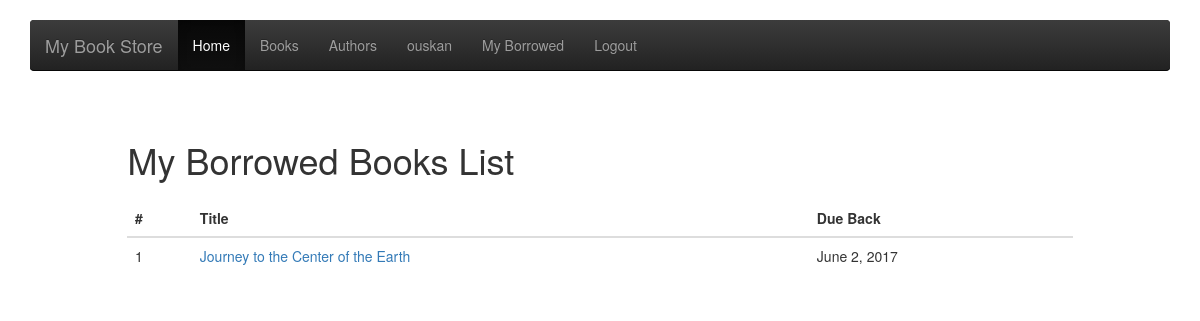
/catalog/mybooks/ (signed in), run on the app's committed database.
### catalog/models.py (models this page shows, shortened)
class BookInstance(models.Model):
    id = models.UUIDField(primary_key=True, default=uuid.uuid4, help_text="Unique ID for this particular book across whole library")
    book = models.ForeignKey('Book', on_delete=models.SET_NULL, null=True)
    imprint = models.CharField(max_length=200)
    due_back = models.DateField(null=True, blank=True)
    borrower = models.ForeignKey(User, on_delete=models.SET_NULL, null=True, blank=True)
    LOAN_STATUS = (
        ('d', 'Maintenance'),
        ('o', 'On loan'),
        ('a', 'Available'),
        ('r', 'Reserved'),
    )
    status = models.CharField(max_length=1, choices=LOAN_STATUS, blank=True, default='d', help_text='Book availability')
    class Meta:
        ordering = ["due_back"]
        permissions = (("can_mark_returned", "Set book as returned"),)

class Book(models.Model):
    title = models.CharField(max_length=200)
    author = models.ForeignKey('Author', on_delete=models.SET_NULL, null=True)
    bookimage = models.FileField(null= True, blank=True, default='no-img.jpg')
    summary = models.TextField(max_length=1000, help_text="Enter a brief description of the book")
    isbn = models.CharField('ISBN',max_length=13, help_text='13 Character <a href="https://www.isbn-international.org/content/what-isbn">ISBN number</a>')
    genre = models.ManyToManyField(Genre, help_text="Select a genre for this book")
    def display_genre(self):
        """
        Creates a string for the Genre. This is required to display genre in Admin.
        """
        return ', '.join([ genre.name for genre in self.genre.all()[:3] ])
    display_genre.short_description = 'Genre'

### catalog/views.py (the view)
class LoanedBooksByUserListView(LoginRequiredMixin,generic.ListView):
    model = BookInstance
    template_name ='catalog/bookinstance_list_borrowed_user.html'
    paginate_by = 10
    def get_queryset(self):
        return BookInstance.objects.filter(borrower=self.request.user).filter(status__exact='o').order_by('due_back')

### catalog/templates/catalog/bookinstance_list_borrowed_user.html (shortened to what this page needs)
{% extends "base_generic.html" %}
{% block content %}
<div class="container">
    <div class="row">
      <div class="col-md-10 col-md-offset-1">
        <h1>My Borrowed Books List</h1>
      </div>
    </div>
</div>
    {% if bookinstance_list %}
   <div class="row" style="padding-left: 142px;padding-right: 142px;>
        <div class="col-md-6">
          <table class="table">
            <thead>
              <tr>
                <th>#</th>
                <th>Title</th>
                <th>Due Back</th>
              </tr>
            </thead>
            <tbody>
             {% for bookinst in bookinstance_list %}
              <tr>
                <td>{{ 0|add:"1" }}</td>
                <td><a href="{% url 'book-detail' bookinst.book.pk %}">{{bookinst.book.title}}</a> </td>
                <td>{{ bookinst.due_back }}</td>
              </tr>
              {% endfor %}
            </tbody>
          </table>
        </div>
    {% else %}
      <p>There are no books borrowed.</p>
    {% endif %}
{% endblock %}

### catalog/templates/base_generic.html (shortened to what this page needs)
<!DOCTYPE html>
<html lang="en">
<head>
  {% load static %}
  <link rel="stylesheet" href="{% static 'css/styles.css' %}">
  <link rel="stylesheet" href="{% static 'css/signin.css' %}">
  <link rel="stylesheet" href="{% static 'css/carousel.css' %}">
  <link rel="stylesheet" href="{% static 'css/bootstrap.min.css' %}">
  <link rel="stylesheet" href="{% static 'css/bootstrap-theme.min.css' %}">
  {% load bootstrap3 %}
  {% bootstrap_css %}
</head>
<body>
<div class="navbar-wrapper">
      <div class="container">
        <nav class="navbar navbar-inverse navbar-static-top">
          <div class="container">
            <div class="navbar-header">
              <a class="navbar-brand" href="{% url 'index' %}">My Book Store</a>
            </div>
            <div id="navbar" class="navbar-collapse collapse">
              <ul class="nav navbar-nav">
                <li class="active"><a href="{% url 'index' %}">Home</a></li>
                <li><a href="{% url 'books' %}">Books</a></li>
                <li><a href="{% url 'authors' %}">Authors</a></li>
                {% if user.is_authenticated %}
			     <li><a href="#"> {{ user.get_username }}</a></li>
			     <li><a href="{% url 'my-borrowed' %}">My Borrowed</a></li>
			     <li><a href="{% url 'logout'%}?next={{request.path}}">Logout</a></li>
			   {% else %}
			     <li><a href="{% url 'login'%}?next={{request.path}}">Login</a></li>
			   {% endif %}
            </div>
          </div>
        </nav>
      </div>
    </div>
    {% block content %}{% endblock %}
    <div class="col-sm-10 ">
      </div>
</body>
</html>

### catalog/static/css/styles.css (style rules this page uses)
h1 { color: black; font-family: 'Aldrich'; }

### catalog/static/css/signin.css (style rules this page uses)
body { padding-top: 40px; padding-bottom: 40px; background-color: #eee; }

### catalog/static/css/carousel.css (style rules this page uses)
body { padding-bottom: 40px; color: #5a5a5a; }
.navbar-wrapper { position: absolute; top: 0; right: 0; left: 0; z-index: 20; }
.navbar-wrapper > .container { padding-right: 0; padding-left: 0; }
.navbar-wrapper .navbar { padding-right: 15px; padding-left: 15px; }
.navbar-wrapper .navbar .container { width: auto; }
@media (min-width: 768px) { .navbar-wrapper { margin-top: 20px; } }
@media (min-width: 768px) { .navbar-wrapper .container { padding-right: 15px; padding-left: 15px; } }
@media (min-width: 768px) { .navbar-wrapper .navbar { padding-right: 0; padding-left: 0; } }
@media (min-width: 768px) { .navbar-wrapper .navbar { border-radius: 4px; } }

### data on the page
BookInstance: value "1", book "Journey to the Center of the Earth", due_back "June 2, 2017"

### other printed values
{{ user.get_username }} "ouskan"
